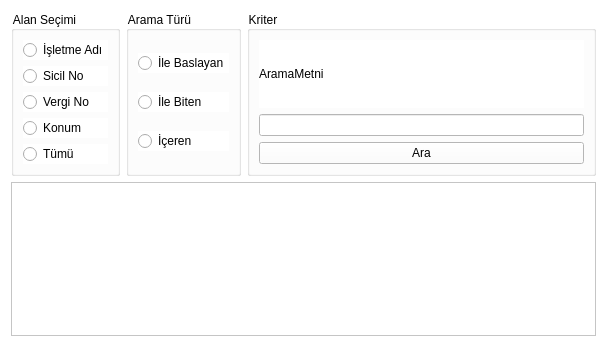
<?xml version="1.0" encoding="UTF-8"?>
<ui version="4.0">
 <class>IsletmeBilgisiListeFormu</class>
 <widget class="QWidget" name="IsletmeBilgisiListeFormu">
  <property name="geometry">
   <rect>
    <x>0</x>
    <y>0</y>
    <width>607</width>
    <height>349</height>
   </rect>
  </property>
  <property name="windowTitle">
   <string>İşletme Listesi</string>
  </property>
  <property name="windowIcon">
   <iconset resource="../../Kaynaklar.qrc">
    <normaloff>:/Resimler/Resimler/isletme.png</normaloff>:/Resimler/Resimler/isletme.png</iconset>
  </property>
  <property name="styleSheet">
   <string notr="true">background-color: rgb(255, 255, 255);</string>
  </property>
  <layout class="QGridLayout" name="gridLayout_2">
   <item row="0" column="0">
    <widget class="QGroupBox" name="grpArama">
     <property name="title">
      <string>Alan Seçimi</string>
     </property>
     <layout class="QVBoxLayout" name="verticalLayout_2">
      <item>
       <widget class="QRadioButton" name="rbIsletmeAdi">
        <property name="text">
         <string>İşletme Adı</string>
        </property>
       </widget>
      </item>
      <item>
       <widget class="QRadioButton" name="rbSicilNo">
        <property name="text">
         <string>Sicil No</string>
        </property>
       </widget>
      </item>
      <item>
       <widget class="QRadioButton" name="rbVergiNo">
        <property name="text">
         <string>Vergi No</string>
        </property>
       </widget>
      </item>
      <item>
       <widget class="QRadioButton" name="rbKonum">
        <property name="text">
         <string>Konum</string>
        </property>
       </widget>
      </item>
      <item>
       <widget class="QRadioButton" name="rbTumu">
        <property name="text">
         <string>Tümü</string>
        </property>
       </widget>
      </item>
     </layout>
    </widget>
   </item>
   <item row="0" column="1">
    <widget class="QGroupBox" name="grpArama_3">
     <property name="title">
      <string>Arama Türü</string>
     </property>
     <layout class="QVBoxLayout" name="verticalLayout_3">
      <item>
       <widget class="QRadioButton" name="rbIleBaslayan">
        <property name="text">
         <string>İle Baslayan</string>
        </property>
       </widget>
      </item>
      <item>
       <widget class="QRadioButton" name="rbIleBiten">
        <property name="text">
         <string>İle Biten</string>
        </property>
       </widget>
      </item>
      <item>
       <widget class="QRadioButton" name="rbIceren">
        <property name="text">
         <string>İçeren</string>
        </property>
       </widget>
      </item>
     </layout>
    </widget>
   </item>
   <item row="0" column="2">
    <widget class="QGroupBox" name="grpArama_2">
     <property name="title">
      <string>Kriter</string>
     </property>
     <layout class="QGridLayout" name="gridLayout">
      <item row="0" column="0">
       <layout class="QVBoxLayout" name="verticalLayout">
        <item>
         <widget class="QLabel" name="label">
          <property name="text">
           <string>AramaMetni</string>
          </property>
         </widget>
        </item>
        <item>
         <widget class="QLineEdit" name="leArama"/>
        </item>
       </layout>
      </item>
      <item row="1" column="0">
       <widget class="QPushButton" name="pbArama">
        <property name="text">
         <string>Ara</string>
        </property>
        <property name="icon">
         <iconset resource="../../Kaynaklar.qrc">
          <normaloff>:/Resimler/Resimler/buyutec.png</normaloff>:/Resimler/Resimler/buyutec.png</iconset>
        </property>
       </widget>
      </item>
     </layout>
    </widget>
   </item>
   <item row="1" column="0" colspan="3">
    <widget class="QTableWidget" name="tblIsletmeBilgisiListesi"/>
   </item>
   <item row="2" column="1">
    <spacer name="verticalSpacer">
     <property name="orientation">
      <enum>Qt::Vertical</enum>
     </property>
     <property name="sizeHint" stdset="0">
      <size>
       <width>20</width>
       <height>40</height>
      </size>
     </property>
    </spacer>
   </item>
  </layout>
 </widget>
 <tabstops>
  <tabstop>rbTumu</tabstop>
  <tabstop>rbIceren</tabstop>
  <tabstop>leArama</tabstop>
  <tabstop>pbArama</tabstop>
  <tabstop>tblIsletmeBilgisiListesi</tabstop>
 </tabstops>
 <resources>
  <include location="../../Kaynaklar.qrc"/>
 </resources>
 <connections>
  <connection>
   <sender>leArama</sender>
   <signal>textChanged(QString)</signal>
   <receiver>pbArama</receiver>
   <slot>click()</slot>
   <hints>
    <hint type="sourcelabel">
     <x>297</x>
     <y>186</y>
    </hint>
    <hint type="destinationlabel">
     <x>309</x>
     <y>190</y>
    </hint>
   </hints>
  </connection>
 </connections>
</ui>
